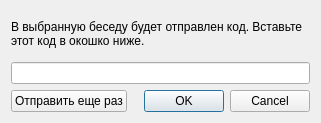
<?xml version="1.0" encoding="UTF-8"?>
<ui version="4.0">
 <class>DialogChatConfirmation</class>
 <widget class="QDialog" name="DialogChatConfirmation">
  <property name="geometry">
   <rect>
    <x>0</x>
    <y>0</y>
    <width>321</width>
    <height>123</height>
   </rect>
  </property>
  <property name="windowTitle">
   <string>Подтверждение беседы</string>
  </property>
  <layout class="QGridLayout" name="gridLayout">
   <item row="2" column="1">
    <widget class="QDialogButtonBox" name="buttonBox">
     <property name="orientation">
      <enum>Qt::Horizontal</enum>
     </property>
     <property name="standardButtons">
      <set>QDialogButtonBox::Cancel|QDialogButtonBox::Ok</set>
     </property>
    </widget>
   </item>
   <item row="2" column="0">
    <widget class="QPushButton" name="btSendAgain">
     <property name="text">
      <string>Отправить еще раз</string>
     </property>
    </widget>
   </item>
   <item row="1" column="0" colspan="2">
    <widget class="QLineEdit" name="leCodeInput">
     <property name="maxLength">
      <number>8</number>
     </property>
    </widget>
   </item>
   <item row="0" column="0" colspan="2">
    <widget class="QLabel" name="label">
     <property name="acceptDrops">
      <bool>false</bool>
     </property>
     <property name="text">
      <string>В выбранную беседу будет отправлен код. Вставьте этот код в окошко ниже.</string>
     </property>
     <property name="scaledContents">
      <bool>false</bool>
     </property>
     <property name="wordWrap">
      <bool>true</bool>
     </property>
    </widget>
   </item>
  </layout>
 </widget>
 <resources/>
 <connections>
  <connection>
   <sender>buttonBox</sender>
   <signal>accepted()</signal>
   <receiver>DialogChatConfirmation</receiver>
   <slot>accept()</slot>
   <hints>
    <hint type="sourcelabel">
     <x>248</x>
     <y>254</y>
    </hint>
    <hint type="destinationlabel">
     <x>157</x>
     <y>274</y>
    </hint>
   </hints>
  </connection>
  <connection>
   <sender>buttonBox</sender>
   <signal>rejected()</signal>
   <receiver>DialogChatConfirmation</receiver>
   <slot>reject()</slot>
   <hints>
    <hint type="sourcelabel">
     <x>316</x>
     <y>260</y>
    </hint>
    <hint type="destinationlabel">
     <x>286</x>
     <y>274</y>
    </hint>
   </hints>
  </connection>
 </connections>
</ui>
